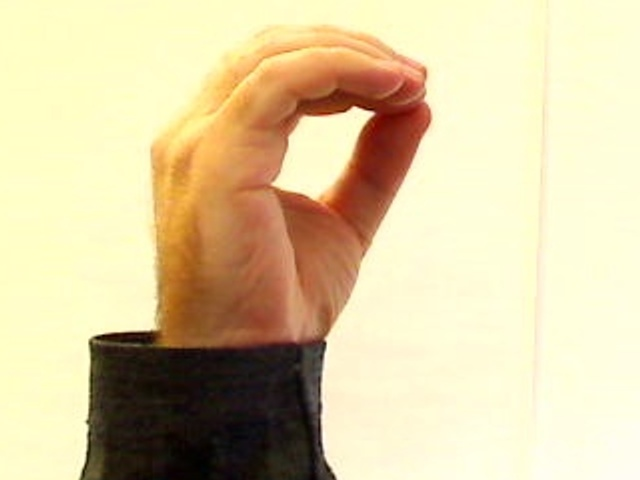
//> input picture testhandgesturedataset/0_A.jpg, 640 x 480 px
$ ./hsvTest ../testhandgesturedataset/0_A.jpg   (built with g++ and OpenCV 4)
//> lines starting //> are read from the running program, lines starting //| are printed output that depends on the picture; after the words box and inside, x2 and y2 are one past the last pixel; in counts of white or black regions, pixels touching at a corner belong together
//> further down, src is the input picture: 480 rows x 640 cols, CV_8UC3; mean B, G, R 162.1, 202.4, 218.2
#include <iostream>
#include <stdlib.h>
#include <opencv2/opencv.hpp>
#include <math.h>
#include <set>
#include <utility>
#include <chrono>
#include <ctime>
#include <thread>
#include <unistd.h>
#include <dirent.h>
#include <fstream>
#include "opencv2/ml/ml.hpp"


#define Mpixel(image, x, y) ((uchar *)(((image).data)+(y)*((image).step)))[(x)]

//Macros for color pixels
#define pixelB(image,x,y) ( (uchar *) ( ((image).data) + (y)*((image).step) ) ) [(x) * ((image).channels())]
#define pixelG(image,x,y) ( (uchar *) ( ((image).data) + (y)*((image).step) ) ) [(x) * ((image).channels())+1]
#define pixelR(image,x,y) ( (uchar *) ( ((image).data) + (y)*((image).step) ) ) [(x) * ((image).channels())+2]

#define FEATURES 23
using namespace std;
using namespace cv;
using namespace cv::ml;


#if 1
const int upH=180;
const int upS=255;
const int upV=255;

const int loH=0;
const int loS=96;
const int loV=122;

#else
const int upH=180;
const int upS=255;
const int upV=255;

const int loH=0;
const int loS=99;
const int loV=121;
#endif
//
int marker_upH=upH;
int marker_loH=loH;
int marker_upS=upS;
int marker_loS=loS;
int marker_upV=upV;
int marker_loV=loV;

Mat src;

Ptr<ANN_MLP> model;


void EllipticFourierDescriptors ( vector<Point>& contour , vector< float>& CE){

    vector<float> ax, ay, bx, by;
    int m=contour.size() ;
    //int FEATURES=20;//number of CEs we are interested in computing
    float t= (2*CV_PI)/m;
    for ( int k=0;k<FEATURES;k++)
    {
        ax.push_back(0.0);
        ay.push_back(0.0);
        bx.push_back(0.0);
        by.push_back(0.0);

        for ( int i =0;i<m; i++)
        {
             ax[k]=ax[k]+contour[i].x* cos((k+1)* t *(i));
             bx[k]=bx[k]+contour[i].x* sin((k+1)* t *(i));
             ay[k]=ay[k]+contour[i].y* cos((k+1)* t *(i));
             by[k]=by[k]+contour[i].y* sin((k+1)* t *(i));
        }
        ax[k]=(ax[k])/m;
        bx[k]=(bx[k])/m;
        ay[k]=(ay[k])/m;
        by[k]=(by[k])/m;
    }
    for ( int k=0;k<FEATURES;k++)
    {
        CE.push_back( sqrt((ax[k]* ax[k]+ay[k]* ay[k]) /(ax[0] * ax[0]+ay[0] * ay[0]) )+sqrt((bx[k]* bx[k]+by[k]* by[k]) /(bx[0] * bx[0]+by[0] * by[0]) ) );
    }
	// [6 lines of commented-out code are left out]

}


template<typename T>
static Ptr<T> load_classifier(const string& filename_to_load)
{
    // load classifier from the specified file
    Ptr<T> model = StatModel::load<T>( filename_to_load );
    if( model.empty() )
        cout << "Could not read the classifier " << filename_to_load << endl;
    else
        cout << "The classifier " << filename_to_load << " is loaded.\n";

    return model;
}

void findMarkers(int value, void * object){
//> called with value = 255

    Mat imageHSV;
    Mat dstImage = src.clone();
    //imshow("rgb", dstImage);

    cvtColor(dstImage,imageHSV,CV_RGB2HSV);
//> imageHSV: 480 rows x 640 cols, CV_8UC3; mean H, S, V 96.5, 76.4, 218.2


	//medianBlur(imageHSV, imageHSV, 3);
	//GaussianBlur(imageHSV, imageHSV, Size(3,3),5,5);

    //imshow("hsv1", imageHSV);
	Mat binaryImage;
	binaryImage.create(dstImage.rows, dstImage.cols, CV_8UC1);
	for (int x=0;x<imageHSV.cols;x++){
		for (int y=0;y<imageHSV.rows;y++){
			if( pixelR(imageHSV,x,y) < marker_loV || pixelR(imageHSV,x,y) > marker_upV ||
			pixelG(imageHSV,x,y) < marker_loS || pixelG(imageHSV,x,y) > marker_upS ||
			pixelB(imageHSV,x,y) < marker_loH || pixelB(imageHSV,x,y) > marker_upH   ){
				Mpixel(binaryImage, x, y) = 0;
			}
			else {
				Mpixel(binaryImage, x, y) = 255;
			}
		}
	}
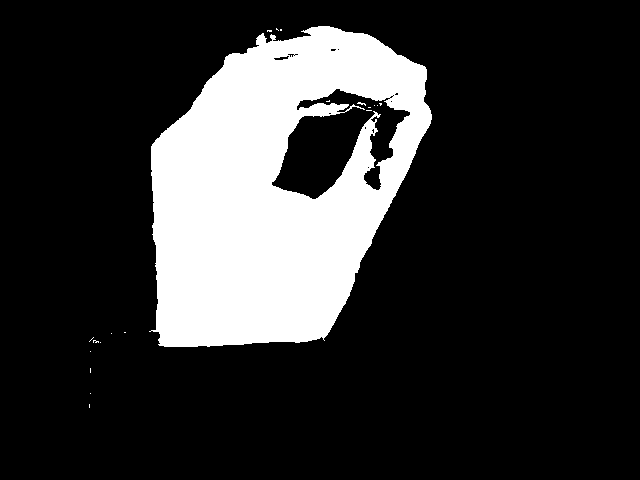
//> binaryImage: 480 rows x 640 cols, CV_8UC1; 19.3% white; 20 white regions (19 under 20 px)


	//Canny( binaryImage, binaryImage, 50, 200, 3 );
	//cvtColor ( dstImage , dstImage , CV_BGR2GRAY ) ;
	//threshold ( dstImage , dstImage , 5 , 255 , CV_THRESH_BINARY ) ;
    imshow("Binary image" , binaryImage) ;
    vector<vector<Point> > contours ;
    findContours ( binaryImage , contours ,CV_RETR_LIST, CV_CHAIN_APPROX_NONE) ;
//> contours = 35 contours, 32 with area under 20; largest, box (x1, y1, x2, y2) and area: (149, 26, 432, 347) 66364, (271, 88, 411, 200) 7880, (273, 55, 290, 61) 48

    //drawing the largest contour
    Mat drawing = Mat::zeros ( dstImage.size() , CV_8UC3 ) ;
    Scalar color = CV_RGB( 0 , 255 ,0 ) ;
    Scalar color1 = CV_RGB( 255 , 0 ,0 ) ;
    int largestcontour =0;
    long int largestsize =0;
    for ( int i = 0; i< contours.size() ; i++ )
    {
	if ( largestsize < contours [i].size() )
	{
	    largestsize=contours [i].size() ;
	    largestcontour=i ;

	}
    }
//> this loop made 35 passes
//> largestsize on passes 1, 3, 6, 19, 25, 35: 6, 8, 16, 17, 714, 1013
//> after the loop, largestsize = 1013; largestcontour = 34

	for ( int i = 0; i< contours.size() ; i++ )
    {
				drawContours( drawing , contours , i , color1 , 1 , 8) ;
    }
//> this loop made 35 passes
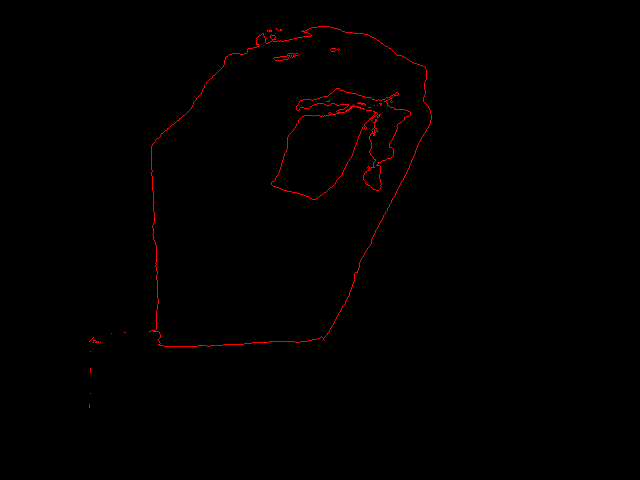
//> drawing: 480 rows x 640 cols, CV_8UC3; mean B, G, R 0, 0, 1.6

	drawContours( drawing , contours , largestcontour , color , 1 , 8) ;
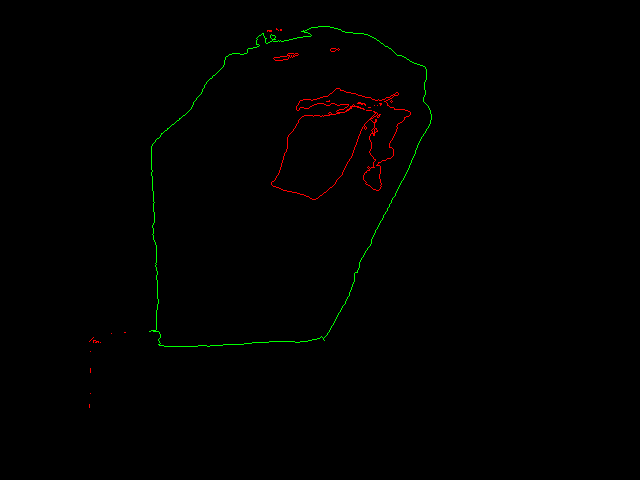
//> drawing: 480 rows x 640 cols, CV_8UC3; 0.33% of pixels changed, all inside (x1, y1, x2, y2) = (149, 26, 432, 347)

	vector<float> CE;
	EllipticFourierDescriptors ( contours [largestcontour] , CE) ;
//> in EllipticFourierDescriptors, `int m=contour.size() ;`: m = 1013
//> in EllipticFourierDescriptors, `float t= (2*CV_PI)/m;`: t = 0.0062
//> CE = 23 values, max 2 at index 0, min 0.00317 at index 22, mean 0.108

	Mat sample = (Mat_<float>(1, CE.size()) << CE[0],CE[1],CE[2],CE[3],CE[4],CE[5],CE[6],CE[7],CE[8],CE[9],CE[10],
			                                    CE[11],CE[12],CE[13],CE[14],CE[15],CE[16],CE[17],CE[18],CE[19],CE[20],CE[21],CE[22]);
//> sample has the same summary as CE

//> (the run ends here: the program stops with an error, at `float r = model->predict( sample );`)

$ run again, on testhandgesturedataset/2_A.jpg
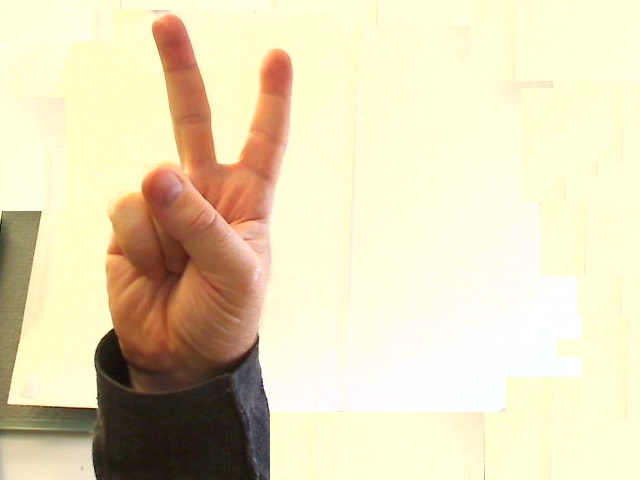
//> input picture testhandgesturedataset/2_A.jpg, 640 x 480 px
//> src is the input picture: 480 rows x 640 cols, CV_8UC3; mean B, G, R 185.2, 217.6, 228.2
//> imageHSV: 480 rows x 640 cols, CV_8UC3; mean H, S, V 93.4, 55.5, 228.4
//> after the loop in findMarkers, `for (int x=0;x<imageHSV.cols;x++)`:
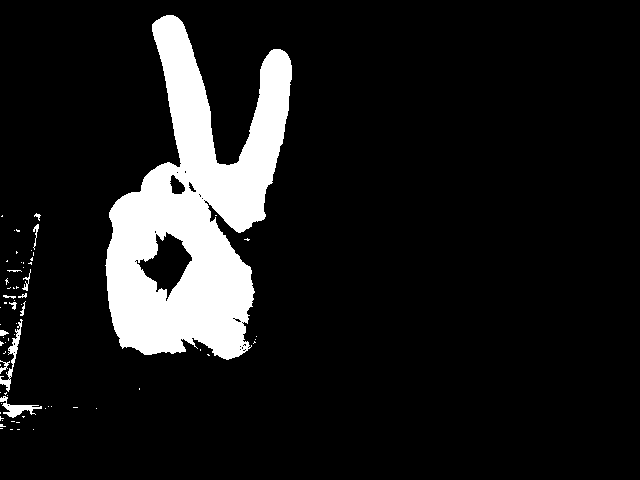
//> binaryImage: 480 rows x 640 cols, CV_8UC1; 10.9% white; 70 white regions (57 under 20 px)
//> contours = 102 contours, 92 with area under 20; largest, box (x1, y1, x2, y2) and area: (105, 15, 292, 360) 33592, (135, 231, 193, 302) 1846, (0, 396, 42, 418) 250, (0, 319, 23, 392) 240, (169, 174, 186, 195) 205
//> the loop in findMarkers, `for ( int i = 0; i< contours.size() ; i++ )` made 102 passes
//> largestsize on passes 1, 2, 5, 20, 58, 102: 1, 4, 13, 147, 206, 1272
//> after the loop in findMarkers, `for ( int i = 0; i< contours.size() ; i++ )`: largestsize = 1272; largestcontour = 101
//> the loop in findMarkers, `for ( int i = 0; i< contours.size() ; i++ )` made 102 passes
//> in findMarkers, `drawContours( drawing , contours , largestcontour , color , 1 , 8) ;`:
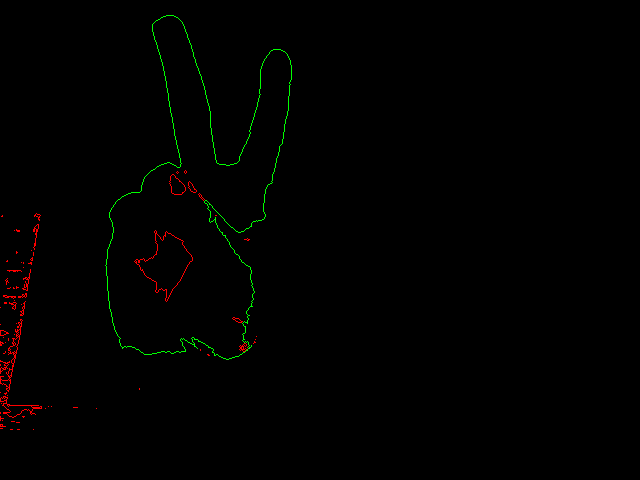
//> drawing: 480 rows x 640 cols, CV_8UC3; mean B, G, R 0, 1.1, 1
//> m = 1272
//> t = 0.00494
//> CE = 23 values, max 2 at index 0, min 0.0068 at index 17, mean 0.173
//> sample has the same summary as CE

$ run again, on testhandgesturedataset/3_A.jpg
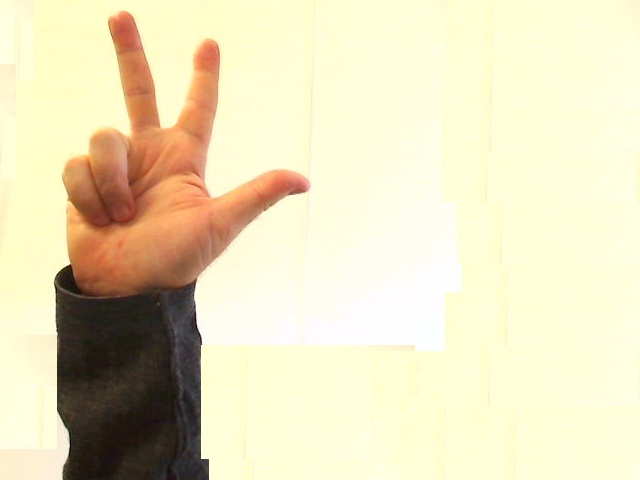
//> input picture testhandgesturedataset/3_A.jpg, 640 x 480 px
//> src is the input picture: 480 rows x 640 cols, CV_8UC3; mean B, G, R 188.6, 221.9, 231.1
//> imageHSV: 480 rows x 640 cols, CV_8UC3; mean H, S, V 94.4, 52, 231.2
//> after the loop in findMarkers, `for (int x=0;x<imageHSV.cols;x++)`:
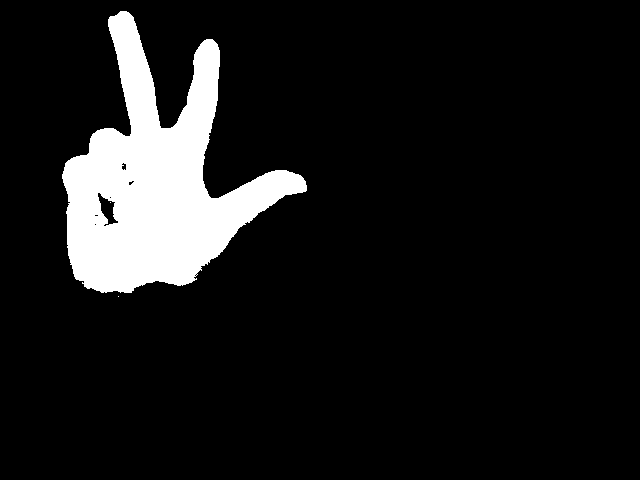
//> binaryImage: 480 rows x 640 cols, CV_8UC1; 9.9% white; 3 white regions (2 under 20 px)
//> contours = 11 contours, 8 with area under 20; largest, box (x1, y1, x2, y2) and area: (62, 11, 307, 293) 30180, (97, 192, 119, 227) 331, (121, 162, 127, 171) 30
//> the loop in findMarkers, `for ( int i = 0; i< contours.size() ; i++ )` made 11 passes
//> largestsize on passes 1, 2, 5, 8, 11: 1, 4, 8, 90, 1098
//> after the loop in findMarkers, `for ( int i = 0; i< contours.size() ; i++ )`: largestsize = 1098; largestcontour = 10
//> the loop in findMarkers, `for ( int i = 0; i< contours.size() ; i++ )` made 11 passes
//> in findMarkers, `drawContours( drawing , contours , largestcontour , color , 1 , 8) ;`:
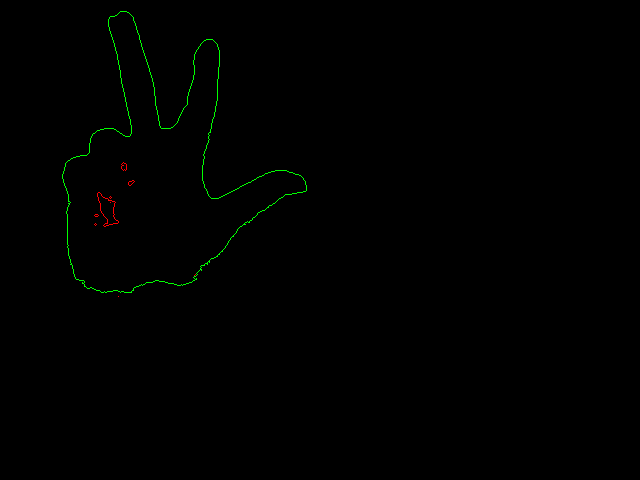
//> drawing: 480 rows x 640 cols, CV_8UC3; mean B, G, R 0, 0.9, 0.1
//> m = 1098
//> t = 0.00572
//> CE = 23 values, max 2 at index 0, min 0.00387 at index 21, mean 0.177
//> sample has the same summary as CE

$ run again, on testhandgesturedataset/4_A.jpg
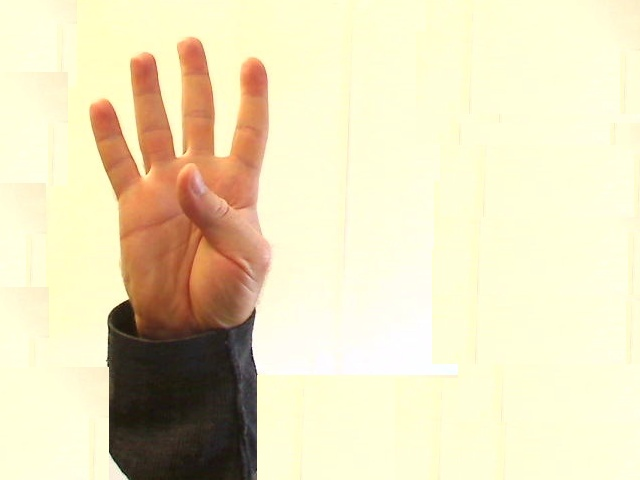
//> input picture testhandgesturedataset/4_A.jpg, 640 x 480 px
//> src is the input picture: 480 rows x 640 cols, CV_8UC3; mean B, G, R 188.7, 223.2, 232.7
//> imageHSV: 480 rows x 640 cols, CV_8UC3; mean H, S, V 93.6, 53.2, 232.8
//> after the loop in findMarkers, `for (int x=0;x<imageHSV.cols;x++)`:
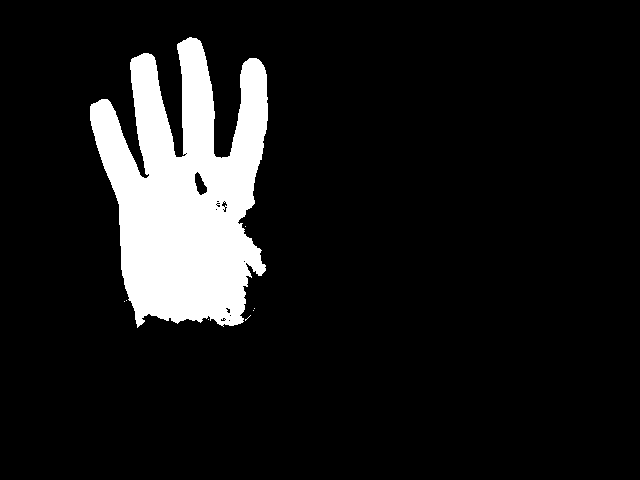
//> binaryImage: 480 rows x 640 cols, CV_8UC1; 10.5% white; 8 white regions (7 under 20 px)
//> contours = 25 contours, 22 with area under 20; largest, box (x1, y1, x2, y2) and area: (90, 37, 268, 328) 31632, (194, 171, 208, 196) 186, (221, 201, 228, 208) 22
//> the loop in findMarkers, `for ( int i = 0; i< contours.size() ; i++ )` made 25 passes
//> largestsize on passes 1, 4, 9, 20, 23, 25: 4, 14, 15, 17, 51, 1409
//> after the loop in findMarkers, `for ( int i = 0; i< contours.size() ; i++ )`: largestsize = 1409; largestcontour = 24
//> the loop in findMarkers, `for ( int i = 0; i< contours.size() ; i++ )` made 25 passes
//> in findMarkers, `drawContours( drawing , contours , largestcontour , color , 1 , 8) ;`:
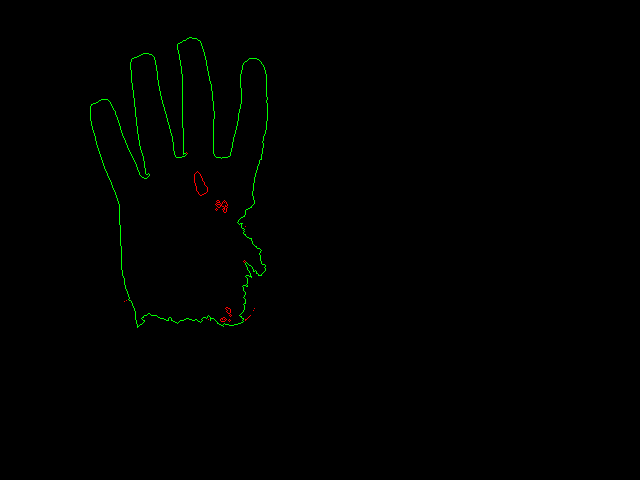
//> drawing: 480 rows x 640 cols, CV_8UC3; mean B, G, R 0, 1.2, 0.1
//> m = 1409
//> t = 0.00446
//> CE = 23 values, max 2 at index 0, min 0.00611 at index 20, mean 0.199
//> sample has the same summary as CE
